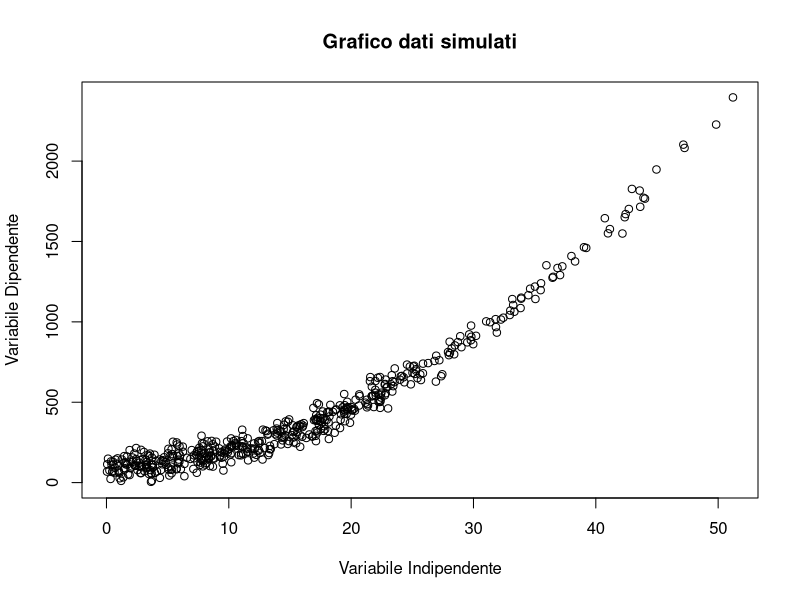
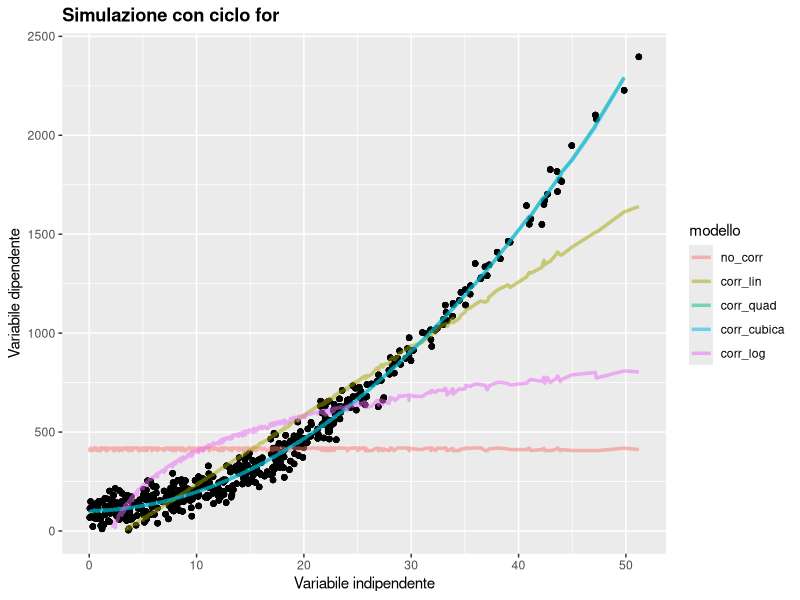

The R script that drew these images, in order:
## ---- chunk 1
knitr::opts_chunk$set(
  echo = FALSE,
  message = FALSE,
  warning = FALSE,
  dev = "svg",
  fig.width = 12,
  fig.height = 7, size = "tiny", collapse=T, comment="#"
)
library(tidyverse)
rm(list=ls())
## ---- chunk 2
#Metodo inventato da me
vettore_stringa <- c("ciao", "mi", "chiamo", "Francesco")

vocali <- c('a', 'e', 'i', 'o', 'u')
vocali <- c(str_to_upper(vocali), vocali)
for (i in 1:length(vocali)){
  vettore_stringa <- str_replace(vettore_stringa, vocali[i], '*')
}

vettore_stringa
## ---- chunk 3
nomi <- c('Marco', 'Anna', 'Giulio', 
          'Francesco', 'Maria', 'Concetta', 
          'Anna Maria', 'Mirko', 'Marco')

nomi

out <- vector("list", length = length(nomi))

for (i in 1:length(nomi)){
  out[i]<- paste("Lo studente numero", i, "si chiama", nomi[i])
}
unlist(out)
## ---- chunk 4
# Definisco la variabile indipendente

set.seed(12345)#I risultati verranno sempre uguali
n = 500 #Numerosità
x <- abs(rnorm(n = n, mean = 10, sd = 15)) #Tipo di distribuzione
## ---- chunk 5
# Definisco la variabile dipendente ed i parametri in modo casuale
set.seed(12345)
alpha = round(runif(1, 0.5, 1), 2) #Parametro alfa
beta = round(runif(1, 0, 1), 2) #Parametro beta
c = rnorm(n, mean = 100, sd = 50) #Definisco il rumore
y <- alpha*(x**2) + beta*x + c #Genero la variabile dipendente

#Creo un dataframe con i dati simulati
simulazione <- data.frame(x = x, y = y)
## ---- chunk 6
# Definisco la variabile dipendente ed i parametri in modo casuale
plot(x, y, main = "Grafico dati simulati",
     xlab = "Variabile Indipendente",
     ylab = "Variabile Dipendente",
     xlim = c(min(x), max(x)),
     ylim = c(0, max(y)))
## ---- chunk 7
#Definisco i nomi dei modelli 
#ed i modelli in un vettore
vettore_modelli <- 
  c('no_corr'="y~1", 
    'corr_lin'="y~x", 
    'corr_quad'="y~I(x^2)+x",
    'corr_cubica'="y~I(x^3)+I(x^2)+x",
    'corr_log'="y~log(abs(x))")
## ---- chunk 8
#Creo la lista per allocare le informazioni
modelli <- vector("list", length = length(vettore_modelli))

#Lancio un ciclo for per caricare il nome del modello e la sua 
#formula nella lista

for (i in seq_along(vettore_modelli)){
  modelli[i]<-vettore_modelli[i]
  names(modelli) <- names(vettore_modelli)
}

#I nomi degli elementi della lista possono essere visualizzati con la
#funzione names()
names(modelli)
## ---- chunk 9
#Per ogni modello faccio una predizione su i dati della mia simulazione

for (i in seq_along(modelli)){
  #Lancio una simulazione per modello
  modelli[[i]]<- lm(vettore_modelli[i], data = simulazione)
  #Carico i dati ottenuti in un vettore v
  v <- predict(modelli[[i]], newdata = simulazione[, c("x", "y")])
  #Incollo il vettore v nel dataframe
  simulazione <- cbind(simulazione,v)
  #Chiamo la nuova colonna come il nome del modello
  colnames(simulazione)[2+i] <- names(modelli[i])
  #Rimuovo il vettore v
  rm(v)
}
## ---- chunk 10
head(simulazione)
## ---- chunk 11
#Creo k gruppi in maniera randomica 
k <- 10
#Creo un nuovo database dove inserisco i gruppi
sim_CV <- add_column(simulazione,
           gruppo = sample(rep(1:k,
                           nrow(simulazione)/k),
                          replace = F),
           .after = 2 )

## ---- chunk 12
#Elimino i dati presenti nel vecchio database
sim_CV[names(modelli)] <- NA
head(sim_CV)

#Codice base per selezionare i gruppi
head(sim_CV[sim_CV[, "gruppo"]==3 ,], 3)
## ---- chunk 13
#Doppio ciclo for per cross-validation

for (i in seq_along(modelli)){
  
  for (j in (1:k)){
    #Creo campione test
    test <- sim_CV[sim_CV[, "gruppo"]==j, ]
    #Creo campione per sviluppare il modello
    train <- sim_CV[sim_CV[, "gruppo"]!=j, ]
    #Lancio il modello e lo salvo 
    modelli[[i]]<- lm(vettore_modelli[i], data = train[, c("x", "y")])
    #Faccio la previsione in base al modello creato
    #e la carico nel dataframe
    sim_CV[sim_CV[, "gruppo"]==j, 3+i] <- predict(modelli[[i]], 
                                                  newdata = test[, c("x", "y")])
  }
  #Nomino le colonne
  colnames(sim_CV)[3+i] <- names(modelli[i])
}
## ---- chunk 14
#Creo un vettore fatto di valori nulli
MSE_CV <- c(rep(NA, length(modelli)))
#Nomino i valori come i modelli
names(MSE_CV) <- names(modelli) 
#Lancio ciclo for per calcolare MSE
for (i in seq_along(modelli)){
  nominatore <- (sim_CV [,"y"] - sim_CV[,names(modelli[i])])^2
  MSE_CV[i] <- nominatore/nrow(sim_CV)
} 
#Risultato
MSE_CV
## ---- chunk 15
dim(sim_CV)


head(sim_CV, 2)


tail(sim_CV, 2)
## ---- chunk 16
#library(tidyverse) #in particolare tydir::gather
new_sim <- sim_CV %>% 
  gather(modello, predizione, -c(x, y, gruppo))

new_sim$modello <- factor(new_sim$modello,
                          levels = c("no_corr",
                                     "corr_lin",
                                     "corr_quad",
                                     "corr_cubica",
                                     "corr_log"),
                          ordered = T)
dim(new_sim)

sample_n(new_sim, 5)
## ---- chunk 17
ggplot(new_sim , aes(x, y, color = modello))+
  xlim(c(min(x), max(x)))+
  ylim(c(min(y), max(y)))+
  geom_point(color = "black")+
  geom_line(aes(x = x, y = predizione), size = 1.2, alpha = 0.5)+
  scale_colour_hue()+
  labs(title = "Simulazione con ciclo for", 
       x = "Variabile indipendente", 
       y = "Variabile dipendente")+
  theme(plot.title = element_text(face = "bold"))
